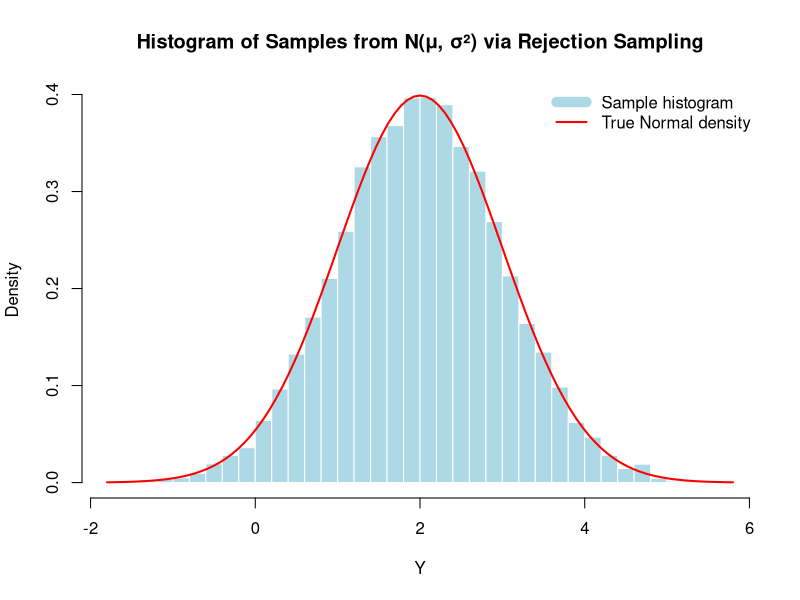

R code for this plot:
set.seed(123)  # for reproducibility

# Parameters
mu <- 2
sigma <- 1
n_samples <- 10000

# Rejection sampling constants
k <- (2 / sqrt(2 * pi)) * exp(0.5)  # approx 1.315

# Function to compute acceptance probability
accept_prob <- function(x) {
  return( exp(-(x - 1)^2 / 2) / k )
}

# Rejection sampling from half-normal (|Z|)
sample_half_normal <- function(n) {
  samples <- numeric(n)
  i <- 1
  while (i <= n) {
    # Sample from exponential(1)
    X <- rexp(1, rate = 1)
    U <- runif(1)
    if (U <= accept_prob(X)) {
      samples[i] <- X
      i <- i + 1
    }
  }
  return(samples)
}

# Generate half-normal samples
X_samples <- sample_half_normal(n_samples)

# Assign random sign to get standard normal samples Z
signs <- sample(c(-1, 1), n_samples, replace = TRUE)
Z_samples <- X_samples * signs

# Transform to Y ~ N(mu, sigma^2)
Y_samples <- mu + sigma * Z_samples

# Plot histogram of Y_samples with theoretical normal density
hist(Y_samples, breaks = 50, probability = TRUE,
     main = "Histogram of Samples from N(μ, σ²) via Rejection Sampling",
     xlab = "Y", col = "lightblue", border = "white")

# Add theoretical normal density curve
curve(dnorm(x, mean = mu, sd = sigma), col = "red", lwd = 2, add = TRUE)
legend("topright", legend = c("Sample histogram", "True Normal density"),
       col = c("lightblue", "red"), lwd = c(10, 2), bty = "n")
